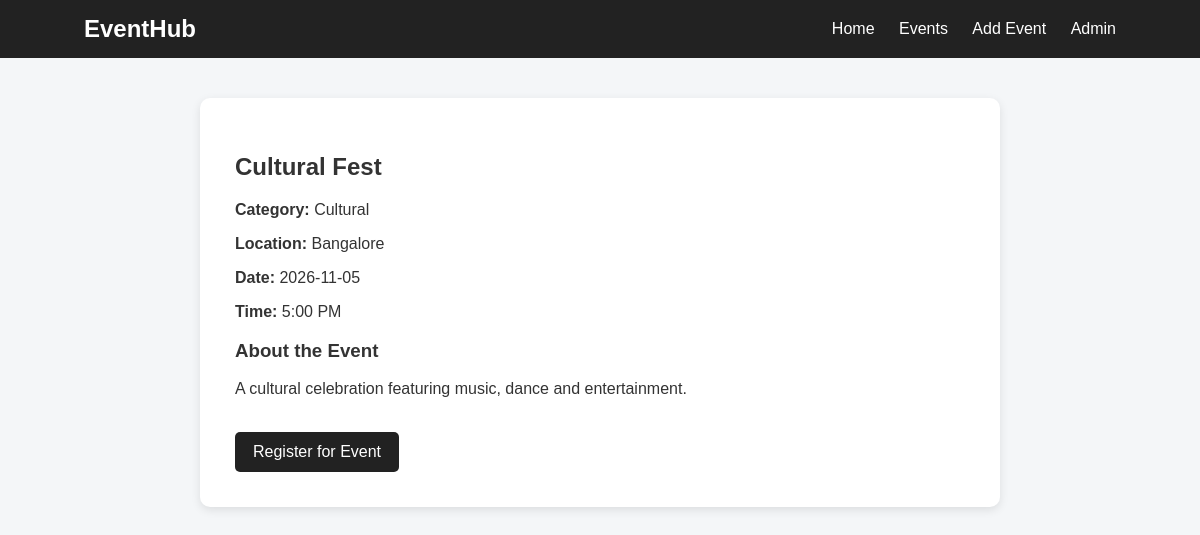
Screenshot of /event/2 with the database file from the repository.
### tables this page shows
CREATE TABLE events (
            id INTEGER PRIMARY KEY AUTOINCREMENT,
            name TEXT NOT NULL,
            category TEXT NOT NULL,
            location TEXT NOT NULL,
            date TEXT NOT NULL,
            time TEXT NOT NULL,
            description TEXT NOT NULL
        );

### app.py (the view)
@app.route("/event/<int:event_id>")
def event_details(event_id):
    conn = get_db()
    event = conn.execute(
        "SELECT * FROM events WHERE id = ?",
        (event_id,)
    ).fetchone()
    conn.close()
    if event is None:
        return "Event not found"
    return render_template(
        "details.html",
        event=event
    )

### app.py (called while the page is built)
def get_db():
    conn = sqlite3.connect(DATABASE)
    conn.row_factory = sqlite3.Row
    return conn

### templates/details.html (shortened to what this page needs)
<!DOCTYPE html>
<html>
<head>
    <link rel="stylesheet" href="{{ url_for('static', filename='style.css') }}">
</head>
<body>
<nav>
    <h2>EventHub</h2>
    <div>
        <a href="/">Home</a>
        <a href="/events">Events</a>
        <a href="/add-event">Add Event</a>
        <a href="/admin">Admin</a>
    </div>
</nav>
<section class="container">
    <div class="details">
        <h1>{{ event["name"] }}</h1>
        <p>
            <b>Category:</b>
            {{ event["category"] }}
        </p>
        <p>
            <b>Location:</b>
            {{ event["location"] }}
        </p>
        <p>
            <b>Date:</b>
            {{ event["date"] }}
        </p>
        <p>
            <b>Time:</b>
            {{ event["time"] }}
        </p>
        <h3>About the Event</h3>
        <p>
            {{ event["description"] }}
        </p>
        <br>
        <a
            class="button"
            href="/register/{{ event['id'] }}"
        >
            Register for Event
        </a>
    </div>
</section>
</body>
</html>

### templates/static/style.css (style rules this page uses)
* { box-sizing: border-box; }
body { margin: 0; font-family: Arial, sans-serif; background: #f4f6f8; color: #333; }
nav { background: #222; color: white; padding: 15px 7%; display: flex; justify-content: space-between; align-items: center; }
nav h2 { margin: 0; }
nav a { color: white; text-decoration: none; margin-left: 20px; }
.container { width: 86%; margin: 40px auto; }
.button, button { display: inline-block; background: #222; color: white; padding: 11px 18px; border: none; border-radius: 5px; text-decoration: none; cursor: pointer; }
.details { background: white; padding: 35px; border-radius: 10px; max-width: 800px; margin: auto; box-shadow: 0 3px 10px rgba(0,0,0,0.1); }

### rows the page displays
events: name "Cultural Fest", category "Cultural", location "Bangalore", date "2026-11-05", time "5:00 PM", description "A cultural celebration featuring music, dance and entertainment."
